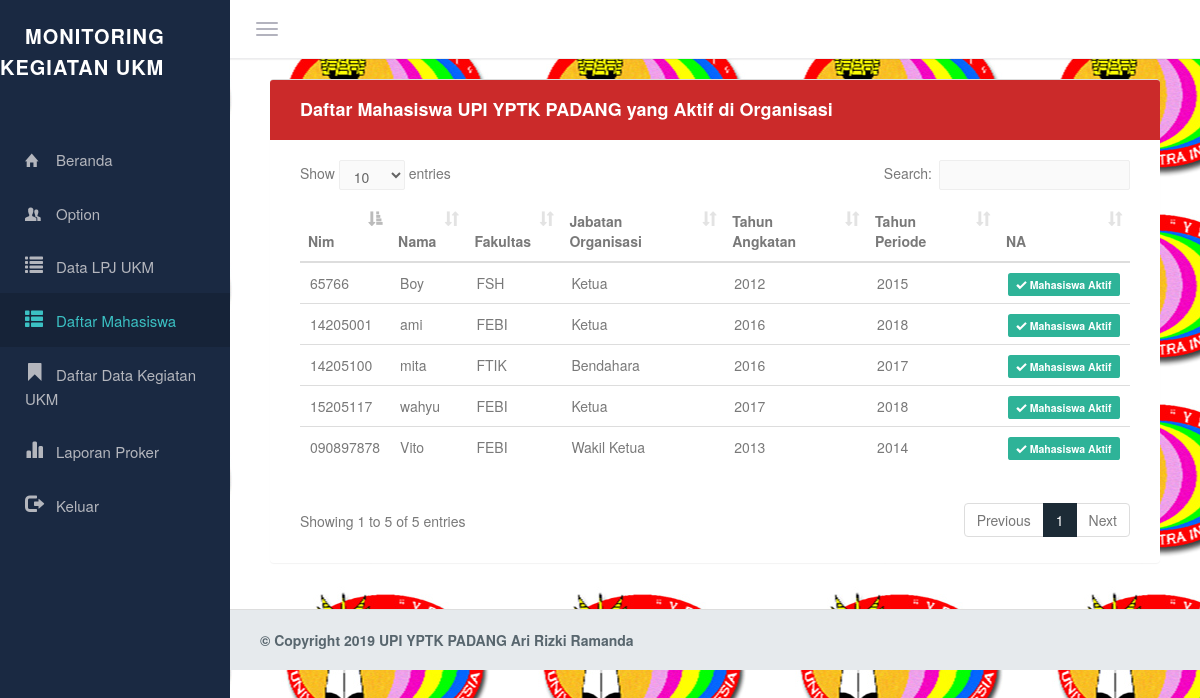
The page /media.php?page=allmahasiswa&Mahasiswa=active (signed in) on the database its author committed.
### tables this page shows
CREATE TABLE IF NOT EXISTS `mahasiswa` (
  `MahasiswaID` varchar(100) NOT NULL,
  `OrmawaID` varchar(100) NOT NULL,
  `NIM` varchar(100) NOT NULL,
  `Nama` varchar(100) NOT NULL,
  `Fakultas` enum('FEBI','FTIK','FSH','FUAD') NOT NULL,
  `JabatanID` varchar(100) NOT NULL,
  `TahunAngkatan` varchar(100) NOT NULL,
  `TahunPeriode` varchar(100) NOT NULL,
  `Jabat` varchar(100) NOT NULL,
  `NA` enum('N','A') NOT NULL DEFAULT 'A',
  PRIMARY KEY (`MahasiswaID`)
);

CREATE TABLE IF NOT EXISTS `jabatan` (
  `JabatanID` varchar(100) NOT NULL,
  `OrmawaID` varchar(100) NOT NULL,
  `NamaJabatan` varchar(100) NOT NULL,
  `Warna` enum('danger','primary','warning','info','pink','inverse','success','purple') NOT NULL DEFAULT 'danger',
  `Urutan` varchar(100) NOT NULL,
  PRIMARY KEY (`JabatanID`)
);

### pages/allmahasiswa.php (the view)
<div class="col-lg-12">
    <div class="panel panel-color panel-danger">
        <div class="panel-heading">
            <h3 class="panel-title">Daftar Mahasiswa UPI YPTK PADANG yang Aktif di Organisasi</h3>
        </div>
        <div class="panel-body">
        	<table id="datatable" class="table">
				<thead>
					<tr>
						<th width="7%">Nim</th>
						<th>Nama</th>
						<th>Fakultas</th>
						<th>Jabatan Organisasi</th>
						<th>Tahun Angkatan</th>
						<th>Tahun Periode</th>
						<th>NA</th>
					</tr>
				</thead>
				<tbody>
					<?php
			          $result = mysqli_query($koneksi,"SELECT * FROM mahasiswa as a
			          						 LEFT JOIN jabatan as b
			          						 ON a.JabatanID = b.JabatanID
			          						");
			          while ($data=mysqli_fetch_array($result)) {
			        ?>
					<tr>
						<td><?php echo $data['NIM']; ?></td>
						<td><?php echo $data['Nama']; ?></td>
						<td><?php echo $data['Fakultas']; ?></td>
						<td><?php echo $data['NamaJabatan']; ?></td>
						<td><?php echo $data['TahunAngkatan']; ?></td>
						<td><?php echo $data['TahunPeriode']; ?></td>
						<td>
							<?php
			            	if ($data['NA']=='A') {?>
			            		<span class="label label-success"><i class="ion-android-checkmark"></i> Mahasiswa Aktif</span>
			            	<?php }else{?>
			            		<a class="label label-danger"><i class="ion-android-close"></i> Mahasiswa Non Aktif</a>
			            	<?php } ?>
						</td>
					</tr>
					<?php } ?>
				</table>
		</div>
     </div>
</div>

### css/style.css (style rules this page uses)
body { color: #797979; background-color: #edf0f0; font-family: 'Source Sans Pro', 'Helvetica Neue', Helvetica, Arial, sans-serif; padding: 0px !important; margin: 0px !important; font-size: 14px; position: relative; }
body, html { overflow-x: hidden; }
#datatable td { font-weight: normal; }

### css/helper.css (style rules this page uses)
.bx-s, .panel, .portlet, .nav.nav-tabs+.tab-content, .tabs-vertical-env .tab-content, .widget-panel, .profile-widget, .profile-widget img, .tiles, .tile-stats, .mini-stat, header { -webkit-box-shadow: 0 1px 1px rgba(0, 0, 0, 0.05); -moz-box-shadow: 0 1px 1px rgba(0, 0, 0, 0.05); box-shadow: 0 1px 1px rgba(0, 0, 0, 0.05); }

### rows shown on the page
mahasiswa: NIM "14205001", Nama "ami", Fakultas "FEBI", JabatanID.NamaJabatan "Ketua", TahunAngkatan "2016", TahunPeriode "2018", NA "A" (drawn)
mahasiswa: NIM "14205100", Nama "mita", Fakultas "FTIK", JabatanID.NamaJabatan "Bendahara", TahunAngkatan "2016", TahunPeriode "2017", NA "A" (drawn)
mahasiswa: NIM "15205117", Nama "wahyu", Fakultas "FEBI", JabatanID.NamaJabatan "Ketua", TahunAngkatan "2017", TahunPeriode "2018", NA "A" (drawn)
mahasiswa: NIM "090897878", Nama "Vito", Fakultas "FEBI", JabatanID.NamaJabatan "Wakil Ketua", TahunAngkatan "2013", TahunPeriode "2014", NA "A" (drawn)
mahasiswa: NIM "65766", Nama "Boy", Fakultas "FSH", JabatanID.NamaJabatan "Ketua", TahunAngkatan "2012", TahunPeriode "2015", NA "A" (drawn)
